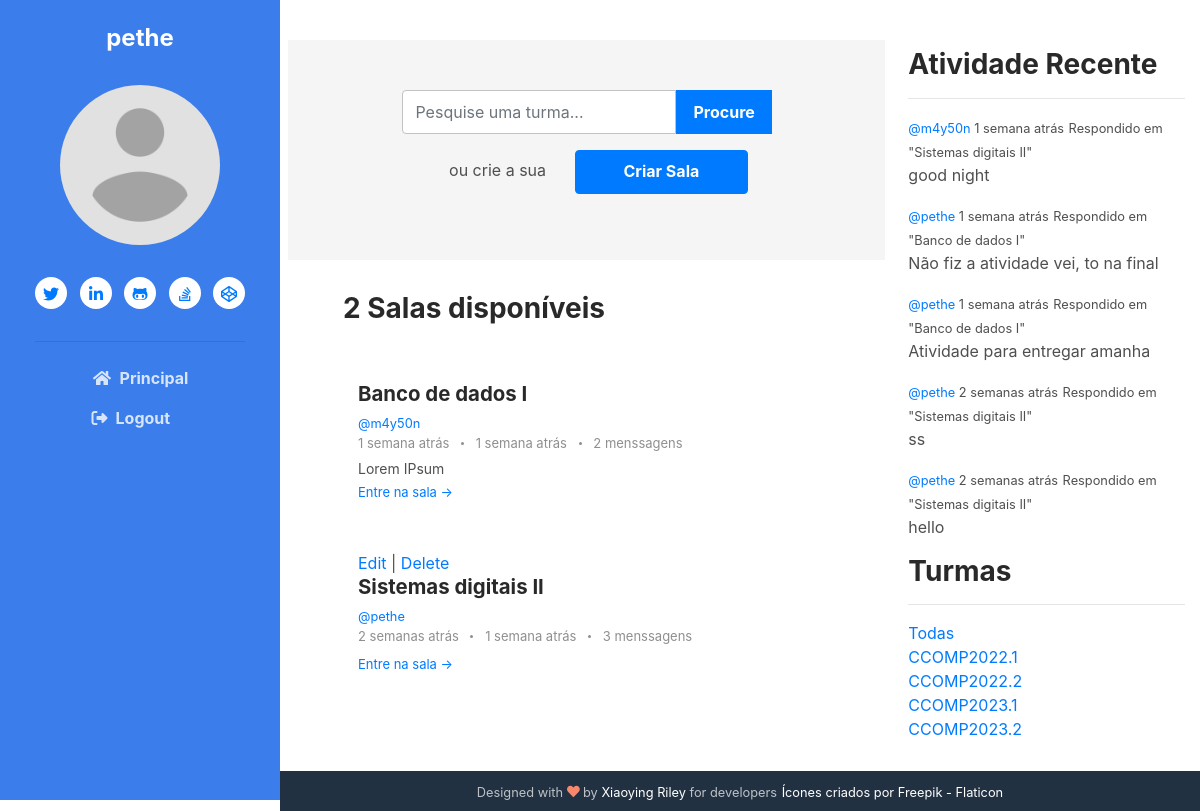
The page /?q=CCOMP2022.1 (signed in) on the database as committed earlier.
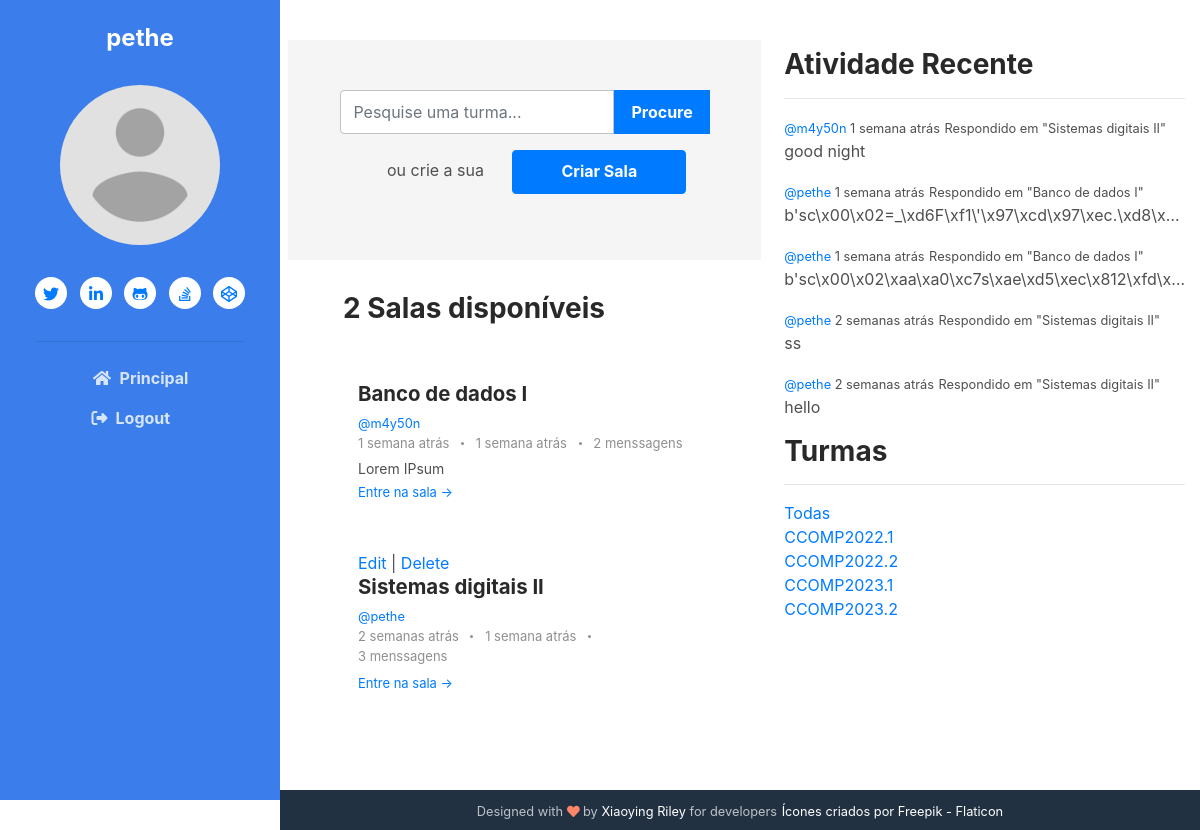
The same page on the database as committed later.
### base/models.py (models this page shows, shortened)
class Message(models.Model):
    user = models.ForeignKey(User, on_delete=models.CASCADE)
    room = models.ForeignKey(Room, on_delete=models.CASCADE)
    body = models.TextField()
    update = models.DateTimeField(auto_now=True)
    created = models.DateTimeField(auto_now_add=True)
    created_in = models.TextField(null=True, blank=True)

class Room(models.Model):
    host = models.ForeignKey(User, on_delete=models.SET_NULL, null=True)
    classe = models.ForeignKey(Classe, on_delete=models.SET_NULL, null=True)
    name = models.CharField(max_length=200)
    desc = models.TextField(null=True, blank=True)
    room_join = models.CharField(default='room', max_length=20)
    participants = models.ManyToManyField(
        User, related_name='participants', blank=True)
    updated = models.DateTimeField(auto_now=True)
    created = models.DateTimeField(auto_now_add=True)
    created_in = models.TextField(default='capsulat', blank=True)
    crypt_key = models.CharField(max_length=23)
    class Meta:
        ordering = ['-updated', '-created']
    def __str__(self):
        return self.name

### base/views.py (the view)
# urls.py: path('', views.home, name="home"),
def home(request):
    q = request.GET.get('q') if request.GET.get(
        'q') != None else ''
    rooms = Room.objects.filter(Q(classe__name__icontains=q) | Q(
        name__icontains=q) | Q(desc__icontains=q)).order_by('-created')
    howLongAgo(rooms)
    classes = Classe.objects.all()
    room_count = rooms.count()
    room_messages = Message.objects.filter(
        Q(room__classe__name__icontains=q) | Q(
            room__name__icontains=q)).order_by('-created')
    howLongAgo(room_messages)
    recent_activity = room_messages[:6]
    context = {'rooms': rooms, 'classes': classes,
               'q': q, 'room_count': room_count, 'room_messages': room_messages,
               'recent_activity': recent_activity}
    return render(request, 'base/home.html', context)

### base/views.py (called while the page is built)
def timesince(dt, default="agora"):
    now = datetime.now()
    diff = now - dt
    periods = (
        (diff.days // 365, "ano", "anos"),
        (diff.days // 30, "mês", "meses"),
        (diff.days // 7, "semana", "semanas"),
        (diff.days, "dia", "dias"),
        (diff.seconds // 3600, "hora", "horas"),
        (diff.seconds // 60, "minuto", "minutos"),
        (diff.seconds - 30, "segundo", "segundos"),
    )
    for period, singular, plural in periods:
        if period >= 1:
            return "%d %s atrás" % (period, singular if period == 1 else plural)
    return default

### base/templates/base/home.html
{% extends 'main.html' %}
{% load static %}
{% block content %}
	<link rel="stylesheet" href="{% static 'styles/main.css' %}">
	<div class="main-2-column">
		<div class="mt-4">
			<div class="search-bar m-2 my-md-3 d-flex flex-wrap justify-content-center align-items-center">
				<form action="" method="get">
					<div class="input-group">
						<input type="text"  name=q class="form-control" placeholder="Pesquise uma turma..." aria-label="Pesquise uma turma..." aria-describedby="basic-addon1">
						<div class="input-group-prepend">
						  <input type="submit" class="input-group btn btn-primary" id="basic-addon1" value="Procure">
						</div>
					</div>
				</form>
				<div class="my-3">
					<p class="mx-4 my-2 d-inline">ou crie a sua</p>
					<a class="btn btn-primary py-2 px-5" href="{% url 'create-room' %}">Criar Sala</a>
				</div>
			</div>
			<div class="container">
				<h3 class="pl-5 pt-3">{{room_count}} Salas disponíveis</h3>
				{% include 'base/feed_component.html' %}
			</div>
		</div>
		<div class="d-flex flex-column">
			{% include 'base/activity_component.html' %}
			{% include 'base/classes_component.html' %}
		</div>
	</div>
{% endblock content%}

### base/templates/base/feed_component.html
{% load humanize %}
<section class="blog-list px-3 py-5 p-md-5 ">
    <div class="container">
        {% for room in rooms %}
            {% if request.user == room.host %}
                <a href="{% url 'update-room' room.id%}">Edit</a>
                |
                <a href="{% url 'delete-room' room.id%}">Delete</a>
            {% endif %}
            <div class="item mb-5">
                <div class="media">
                    <div class="media-body">
                        <h3 class="title mb-1">
                            <a href="{% url 'join' room.id%}">
                                {{room.name}}
                            </a>
                        </h3>
                        <small><a href="{% url 'user-profile' room.host.id %}">@{{room.host.username}}</a></small>
                        <div class="meta mb-1"><span class="date">
                            {{room.created_in}}
                        </span>
                            {% if room.message_set.all.count > 0 %}
                            <span class="time">
                            {% for m in room.message_set.all %}
                                {% if forloop.last %}
                                {{m.created_in}}
                                {% endif %}
                            {% endfor%}
                            </span>
                            {% endif %}
                            <span class="comment">
                                <a href="#">
                                    {{room.message_set.all.count}}
                                {% if room.message_set.all.count > 1 or room.message_set.all.count == 0%}
                                    menssagens
                                {% else %}
                                    menssagem
                                {% endif %}
                                </a>
                            </span>
                        </div>
                        <div class="intro">{{room.desc|truncatechars:70}}</div>
                        <a class="more-link" href="{% url 'room' room.id%}">Entre na sala &rarr;</a>
                    </div>
                </div>
            </div>
        {% endfor %}
    </div>
</section>

### base/templates/base/activity_component.html
<div class="container pt-5">
	<h3>Atividade Recente</h3>
	<hr />
	{% for message in recent_activity%}
	<div>
		<small
			><a href="{% url 'user-profile' message.user.id%}">@{{message.user}} </a>
			{{message.created_in}}</small
		>
		<small>Respondido em "{{message.room}}"</small>
		<p>{{message.body|truncatechars:50}}</p>
	</div>
	{% endfor %}
</div>

Rows that differ between the two databases and show on the page:
changed Message: body "Não fiz a atividade vei, to na final" → "b'sc\\x00\\x02=_\\xd6F\\xf1\\'\\x97\\xcd\\x97\\xec.\\xd8\\x…"
changed Message: body "Atividade para entregar amanha" → "b'sc\\x00\\x02\\xaa\\xa0\\xc7s\\xae\\xd5\\xec\\x812\\xfd\\x…"
